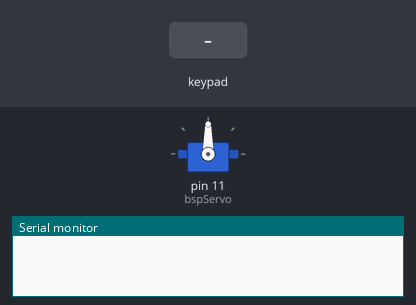
Bench run of a sketch on a simulated Arduino Uno, built with avr-gcc and run on an emulated ATmega328P. On the bench: servo, the last lines printed to the serial monitor. The test bench sets the inputs (shaded band).

Above: at 1.2 s.
1.3 s: keypad keys 2 3 4 5 A pressed 0.4 s apart
At 1.8 s:
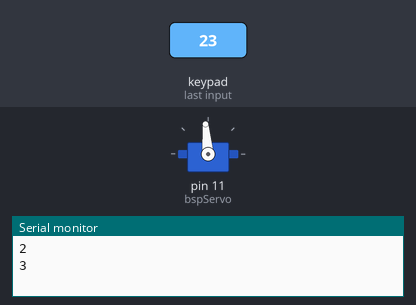
6.3 s: keypad keys 7 8 9 1 0 # pressed 0.4 s apart
At 8.0 s:
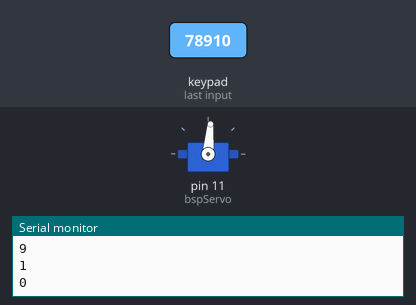
10.2 s: keypad keys 2 3 4 5 * pressed 0.4 s apart
At 10.8 s:
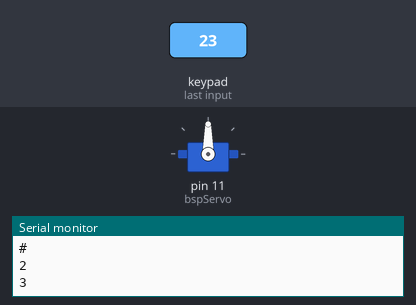
15.2 s: keypad keys 2 3 4 5 D pressed 0.4 s apart
At 15.8 s:
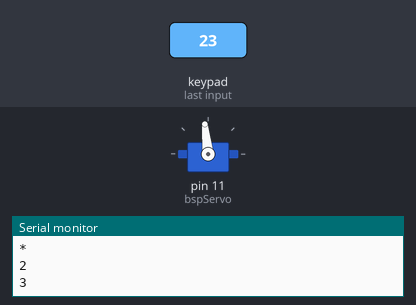
Timing chart, 0 to 18.2 s (numbered marks = the images above; inputs shaded):
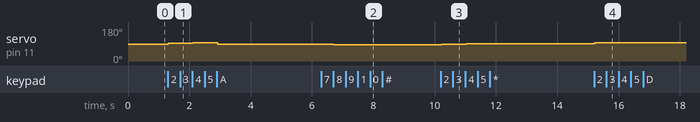

Measured:
- after the input at 1.3 s, servo on pin 11 (bspServo): 90° → 95° at once, → 96° 0.81 s later, → 90° 0.81 s later
- after the input at 6.3 s, servo on pin 11 (bspServo): 90° → 85° after 0.40 s
- after the input at 10.2 s, servo on pin 11 (bspServo): 85° → 90° at once, → 91° 0.81 s later
- after the input at 15.2 s, servo on pin 11 (bspServo): 91° → 96° at once, → 97° 0.81 s later

The sketch:

servoControl.ino
```cpp
#include <Keypad.h>                   //Der nchfolgende Code ist bis Zeile 21 ist diesem Link zu entenehmen: http://www.circuitbasics.com/how-to-set-up-a-keypad-on-an-arduino/ . Die Ausnahmen bestehen in den Zeilen 2, 4 und 16.
#include <Servo.h>

Servo bspServo;

const byte ROWS = 4;
const byte COLS = 4;

char hexaKeys[ROWS][COLS] = {
  {'1', '2', '3', 'A'},
  {'4', '5', '6', 'B'},
  {'7', '8', '9', 'C'},
  {'*', '0', '#', 'D'}
};

int bspDegree = 90;

byte rowPins[ROWS] = {2, 3, 4, 5};
byte colPins[COLS] = {7, 8, 9, 10};

Keypad customKeypad = Keypad(makeKeymap(hexaKeys), rowPins, colPins, ROWS, COLS);

void setup(){
  Serial.begin(9600);
  bspServo.attach(11);
  bspServo.write(90);
}

void loop(){
  char Key = customKeypad.getKey();

  if(Key){
    Serial.println(Key);
    if(Key == '2'){
      bspDegree = bspDegree + 5;
      bspServo.write(bspDegree);
    }
    else if(Key == '8'){
      bspDegree = bspDegree - 5;
      bspServo.write(bspDegree);
    }
    else if(Key == '4'){
      bspDegree = bspDegree + 1;
      bspServo.write(bspDegree);
    }
    else if(Key == '6'){
      bspDegree = bspDegree - 1;
      bspServo.write(bspDegree);
    }
    else if(Key == 'A'){
      bspDegree = 90;
      bspServo.write(bspDegree);
    }
  }
  delay(50);
}
```
